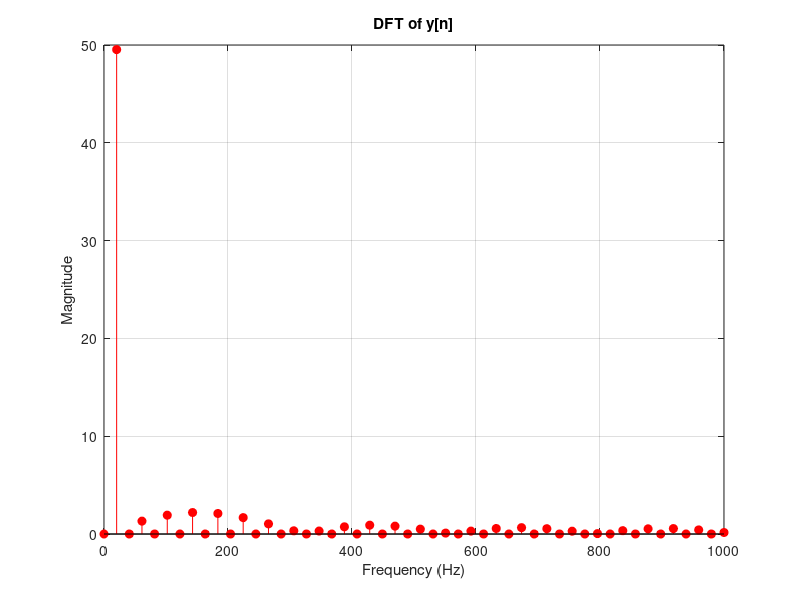

This chart was generated by the following MATLAB code:
%% The magnitude of the DFT:
clear;
clc;
% Define the function y
y = @(x,a) (0 <= abs(x) & abs(x) <= a).*0 + (a < abs(x)).*x;

% Assign the values of the given parameters
F_0 = 20; 
N = 100; 
fs = 2000; 
T = 1/fs; 
a = 0.25; % Dead-zone parameter

% Create the input signal x[n]
n = 0:N-1; 
x = cos(2.*pi.*F_0.*n.*T); 

% Evaluate the output signal y[n] using the function y
y_out = y(x,a); % Calculate output signal

% Plot the DFT of y[n] as a function of frequency f
Y = fft(y_out); % Compute DFT of output signal
f = linspace(0,fs/2,N/2); % Create frequency vector

% Plot DFT magnitude spectrum vs frequency
stem(f,abs(Y(1:N/2)), "filled", 'red') 
xlabel('Frequency (Hz)')
ylabel('Magnitude') 
title('DFT of y[n]')
grid on 

%% Calculate the THD:
Y = fft(y_out);
d = abs((Y)/(N/2));

% Calculate power of output signal
Py = (d(1).^2)/4 + (1/2)*sum(d(2:(N/2)-1).^2); 

% Calculate THD of output signal
Y_thd = 100.*(Py-d(2).^2/2)./Py; 
disp(['The THD of y[n] is ', num2str(Y_thd), '%'])